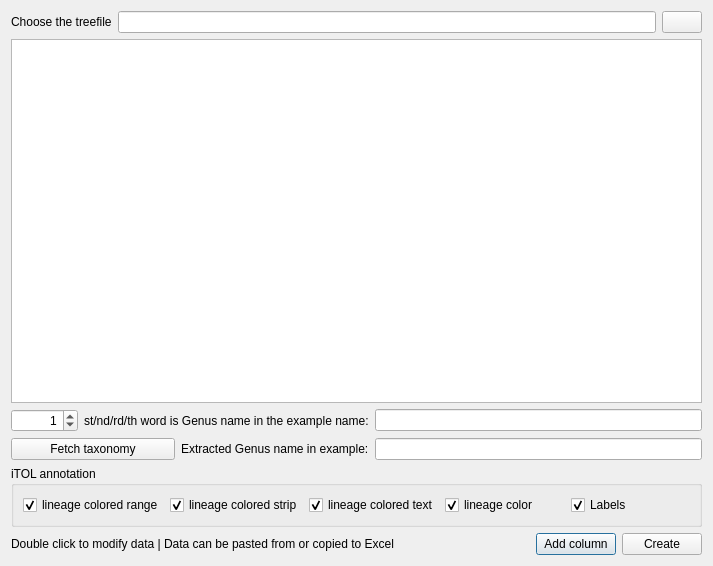
<?xml version="1.0" encoding="UTF-8"?>
<ui version="4.0">
 <class>annotation_editor</class>
 <widget class="QDialog" name="annotation_editor">
  <property name="geometry">
   <rect>
    <x>0</x>
    <y>0</y>
    <width>713</width>
    <height>566</height>
   </rect>
  </property>
  <property name="windowTitle">
   <string>Annotation editor</string>
  </property>
  <layout class="QGridLayout" name="gridLayout_7">
   <item row="0" column="0">
    <layout class="QGridLayout" name="gridLayout_6">
     <item row="0" column="0">
      <layout class="QGridLayout" name="gridLayout_4"/>
     </item>
     <item row="5" column="0">
      <layout class="QGridLayout" name="gridLayout_5">
       <item row="0" column="0">
        <widget class="QLabel" name="label">
         <property name="text">
          <string>Double click to modify data | Data can be pasted from or copied to Excel</string>
         </property>
        </widget>
       </item>
       <item row="0" column="1">
        <spacer name="horizontalSpacer">
         <property name="orientation">
          <enum>Qt::Horizontal</enum>
         </property>
         <property name="sizeHint" stdset="0">
          <size>
           <width>138</width>
           <height>21</height>
          </size>
         </property>
        </spacer>
       </item>
       <item row="0" column="2">
        <widget class="QPushButton" name="pushButton_2">
         <property name="text">
          <string>Add column</string>
         </property>
         <property name="icon">
          <iconset>
           <normaloff>:/ete icons/add-icon.png</normaloff>:/ete icons/add-icon.png</iconset>
         </property>
        </widget>
       </item>
       <item row="0" column="3">
        <widget class="QPushButton" name="pushButton">
         <property name="text">
          <string>Create</string>
         </property>
        </widget>
       </item>
      </layout>
     </item>
     <item row="3" column="0">
      <layout class="QGridLayout" name="gridLayout">
       <item row="0" column="0">
        <widget class="QSpinBox" name="spinBox">
         <property name="alignment">
          <set>Qt::AlignRight|Qt::AlignTrailing|Qt::AlignVCenter</set>
         </property>
         <property name="maximum">
          <number>9999999</number>
         </property>
         <property name="value">
          <number>1</number>
         </property>
        </widget>
       </item>
       <item row="0" column="1" colspan="2">
        <widget class="QLabel" name="label_4">
         <property name="text">
          <string>st/nd/rd/th word is Genus name in the example name:</string>
         </property>
        </widget>
       </item>
       <item row="0" column="3">
        <widget class="QLineEdit" name="lineEdit">
         <property name="readOnly">
          <bool>true</bool>
         </property>
        </widget>
       </item>
       <item row="1" column="3">
        <widget class="QLineEdit" name="lineEdit_2">
         <property name="readOnly">
          <bool>true</bool>
         </property>
        </widget>
       </item>
       <item row="1" column="0" colspan="2">
        <widget class="QPushButton" name="pushButton_6">
         <property name="text">
          <string>Fetch taxonomy</string>
         </property>
        </widget>
       </item>
       <item row="1" column="2">
        <widget class="QLabel" name="label_5">
         <property name="text">
          <string>Extracted Genus name in example:</string>
         </property>
        </widget>
       </item>
      </layout>
     </item>
     <item row="2" column="0">
      <widget class="MyTableView" name="tableView">
       <property name="sizeAdjustPolicy">
        <enum>QAbstractScrollArea::AdjustToContents</enum>
       </property>
      </widget>
     </item>
     <item row="1" column="0">
      <layout class="QGridLayout" name="gridLayout_3">
       <item row="0" column="0">
        <widget class="QLabel" name="label_3">
         <property name="text">
          <string>Choose the treefile</string>
         </property>
        </widget>
       </item>
       <item row="0" column="1">
        <widget class="QLineEdit" name="lineEdit_3">
         <property name="dragEnabled">
          <bool>true</bool>
         </property>
        </widget>
       </item>
       <item row="0" column="2">
        <widget class="QPushButton" name="pushButton_3">
         <property name="text">
          <string/>
         </property>
        </widget>
       </item>
      </layout>
     </item>
     <item row="4" column="0">
      <widget class="QGroupBox" name="groupBox">
       <property name="title">
        <string>iTOL annotation</string>
       </property>
       <layout class="QGridLayout" name="gridLayout_2">
        <item row="0" column="1">
         <widget class="QCheckBox" name="checkBox_2">
          <property name="text">
           <string>lineage colored strip</string>
          </property>
          <property name="checked">
           <bool>true</bool>
          </property>
         </widget>
        </item>
        <item row="0" column="2">
         <widget class="QCheckBox" name="checkBox_3">
          <property name="text">
           <string>lineage colored text</string>
          </property>
          <property name="checked">
           <bool>true</bool>
          </property>
         </widget>
        </item>
        <item row="0" column="0">
         <widget class="QCheckBox" name="checkBox">
          <property name="text">
           <string>lineage colored range</string>
          </property>
          <property name="checked">
           <bool>true</bool>
          </property>
         </widget>
        </item>
        <item row="0" column="3">
         <widget class="QCheckBox" name="checkBox_4">
          <property name="text">
           <string>lineage color</string>
          </property>
          <property name="checked">
           <bool>true</bool>
          </property>
         </widget>
        </item>
        <item row="0" column="4">
         <widget class="QCheckBox" name="checkBox_5">
          <property name="text">
           <string>Labels</string>
          </property>
          <property name="checked">
           <bool>true</bool>
          </property>
         </widget>
        </item>
       </layout>
      </widget>
     </item>
    </layout>
   </item>
  </layout>
 </widget>
 <customwidgets>
  <customwidget>
   <class>MyTableView</class>
   <extends>QTableView</extends>
   <header>src.CustomWidget.h</header>
  </customwidget>
 </customwidgets>
 <resources>
  <include location="../myRes.qrc"/>
 </resources>
 <connections/>
</ui>
